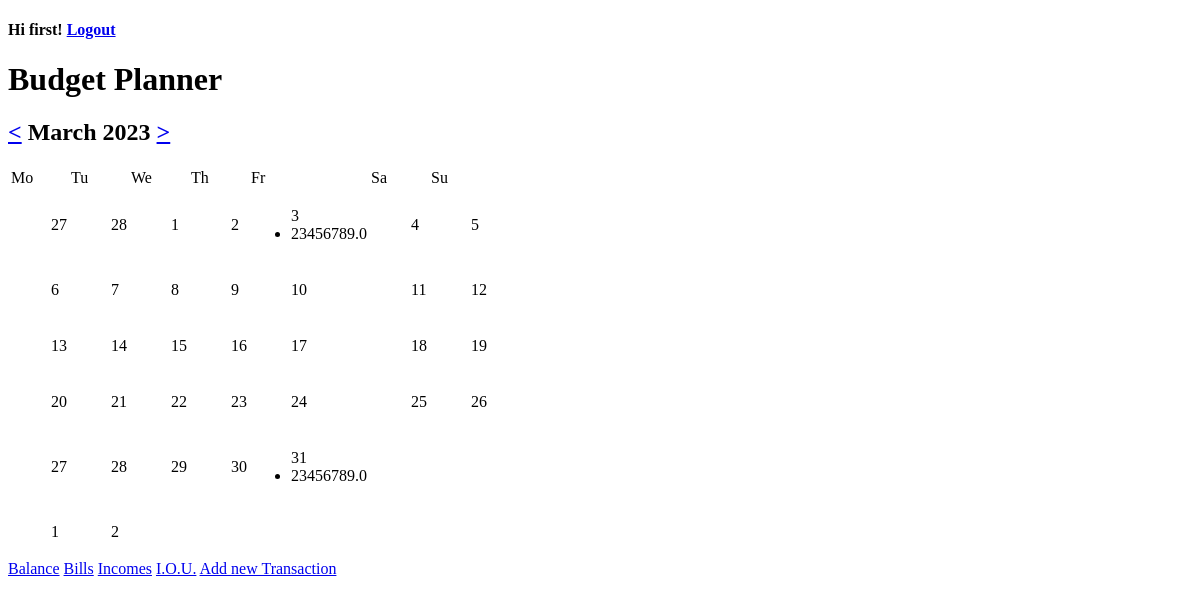
The app's page /welcome (signed in), older data.
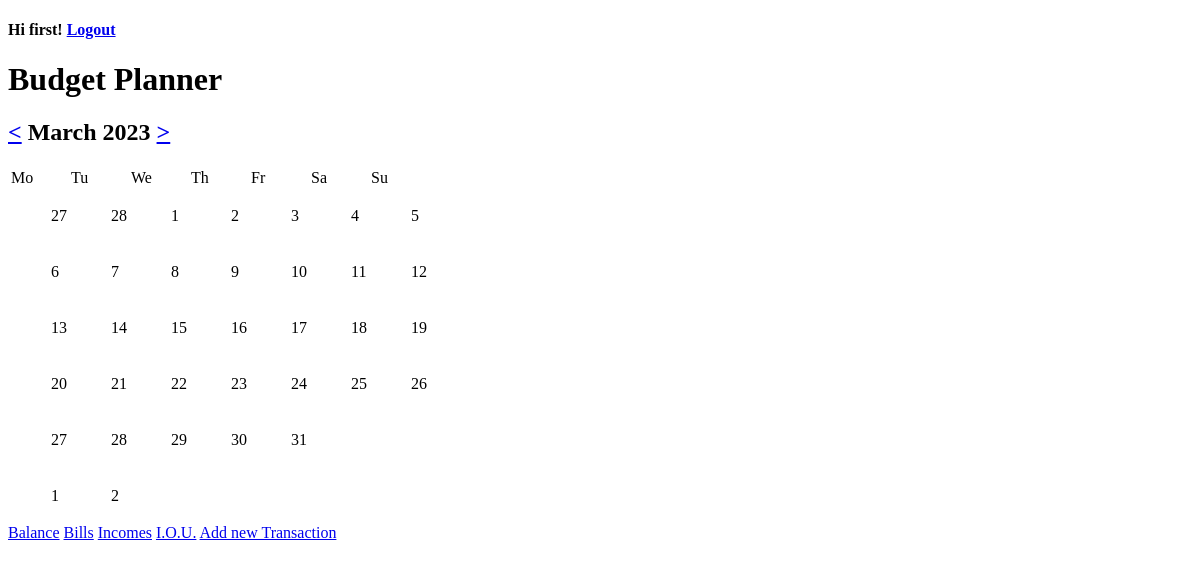
The same page, newer data.
### balance/models.py (models this page shows, shortened)
class Transaction(models.Model):
    user = models.ForeignKey(User, on_delete=models.CASCADE, to_field="id")
    transaction_type = models.CharField(
        max_length=25, choices=types, default="Expense")
    name = models.CharField(max_length=200)
    purpose = models.CharField(max_length=200)
    amount = models.FloatField(max_length=6)
    due_date = models.DateField(default=date.today())
    repeat_pattern = models.CharField(
        max_length=25, choices=repeat_patterns, default="one off"
    )
    website = models.URLField(blank=True, null=True)
    email = models.EmailField(blank=True, null=True)
    telephone = models.CharField(max_length=20, blank=True, null=True)
    end_date = models.DateField(blank=True, null=True)
    date_added = models.DateField(auto_now_add=True, editable=False)
    def day_balance(self, month, year):
        if (
            self.transaction_type == "Loan"
            or self.due_date.month > month
            and self.due_date.year >= year
            or self.due_date.year > year
        ):
            return dict()
        if self.end_date != None:
            if self.end_date.month < month and self.end_date.year <= year:
                return dict()
        if self.repeat_pattern == "one off":
            return self.one_off_day()
        elif self.repeat_pattern == "monthly":
            return self.one_off_day()
        elif self.repeat_pattern == "weekly":
            return self.weekly_day(month, timedelta(weeks=1))
        elif self.repeat_pattern == "every two weeks":
            return self.weekly_day(month, timedelta(weeks=2))
        elif self.repeat_pattern == "every three weeks":
            return self.weekly_day(month, timedelta(weeks=3))
        else:
            return self.weekly_day(month, timedelta(weeks=4))
    def weekly_day(self, month, delta):
        due_date = self.due_date
        dayly_transaction_dict = dict()
        while due_date.month != month:
            due_date += delta
        while due_date.month == month:
            if self.transaction_type == "Expense":
                dayly_transaction_dict[due_date.day] = -self.amount
            else:
                dayly_transaction_dict[due_date.day] = self.amount
            due_date += delta
        return dayly_transaction_dict

### home/views.py (the view, shortened to what this page needs)
# urls.py: path("welcome", WelcomeView.as_view(queryset=Transaction.objects.all(),
class WelcomeView(LoginRequiredMixin, ListView):
    @property
    def show_month(self):
        try:
            month_year = self.kwargs["monthyear"]
            if len(str(month_year)) == 6:
                show_month = int(str(month_year)[:2])
            else:
                show_month = int(str(month_year)[:1])
        except KeyError:
            show_month = int(month_str)
        self._show_month = show_month
        return self._show_month
    @property
    def show_year(self):
        try:
            month_year = self.kwargs["monthyear"]
            self._show_year = int(str(month_year)[-4:])
        except KeyError:
            self._show_year = int(year_str)
        return self._show_year
    @property
    def prev_month_year(self):
        if self._show_month != 1:
            self._prev_month_year = (self._show_month - 1, self._show_year)
        else:
            self._prev_month_year = (12, self._show_year - 1)
        return self._prev_month_year
    @property
    def next_month_year(self):
        if self._show_month != 12:
            self._next_month_year = (self._show_month + 1, self._show_year)
        else:
            self._next_month_year = (1, self._show_year + 1)
        return self._next_month_year
    def dayly_transactions(self):
        dayly_transactions_dict = dict()
        for transaction in Transaction.objects.filter(user=self.request.user.id):
            for key, value in transaction.day_balance(self.show_month, self.show_year).items():
                if key not in dayly_transactions_dict:
                    dayly_transactions_dict[key] = [value]
                else:
                    dayly_transactions_dict[key].append(value)
        transaction_tuples = [
            (i, None)
            if i not in dayly_transactions_dict
            else (i, dayly_transactions_dict.get(i))
            for i in range(1, calendar.monthrange(self.show_year, self.show_month)[1] + 1)
        ]
        return transaction_tuples
    def weeks(self):
        transaction_tuples = self.dayly_transactions()
        prev_month_num_days = calendar.monthrange(
            self.prev_month_year[1], self.prev_month_year[0])[1]
        curr_month_weekday, curr_month_num_days = calendar.monthrange(
            self.show_year, self.show_month)
        last_days = [prev_month_num_days -
                     i for i in range(curr_month_weekday - 1, -1, -1)]
        first_week = [transaction_tuples[i] for i in range(7 - len(last_days))]
        second_week = [
            transaction_tuples[i] for i in range(first_week[-1][0], 14 - len(last_days))
        ]
        third_week = [
            transaction_tuples[i] for i in range(second_week[-1][0], 21 - len(last_days))
        ]
        fourth_week = [
            transaction_tuples[i] for i in range(third_week[-1][0], 28 - len(last_days))
        ]
        weeks = [first_week, second_week, third_week, fourth_week]
        if fourth_week[-1][0] == curr_month_num_days:
            fifth_week = None
            sixth_week = None
        else:
            fifth_week = [
                transaction_tuples[i]
                for i in range(fourth_week[-1][0], len(transaction_tuples))
            ]
            weeks.append(fifth_week)
        if len(fifth_week) < 7:
            first_days = [i for i in range(1, 7) if len(fifth_week) + i <= 7]
            sixth_week = None
        elif fifth_week[-1][0] == curr_month_num_days:
            sixth_week = None
            first_days = None
        else:
            sixth_week = [
                transaction_tuples[i] for i in range(fifth_week[-1][0], 35 - len(last_days))
            ]
            weeks.append(sixth_week)
            first_days = [i for i in range(1, 7) if len(sixth_week) + i <= 7]
        return (last_days, weeks, first_days)
    def get_context_data(self, **kwargs):
        context = super().get_context_data(**kwargs)
        last_days, weeks, first_days = self.weeks()
        context["last_days"] = last_days
        context["weeks"] = weeks
        context["first_days"] = first_days
        show_date = date(year=self.show_year, month=self.show_month, day=1)
        context["month"] = show_date.strftime("%B")
        context["year"] = show_date.year
        prev_month = int(
            str(self.prev_month_year[0]) + str(self.prev_month_year[1]))
        next_month = int(
            str(self.next_month_year[0]) + str(self.next_month_year[1]))
        context["prev_month"] = prev_month
        context["next_month"] = next_month
        return context

### home/templates/home/welcome.html (shortened to what this page needs)
<!DOCTYPE html>
<html lang="en">
<head>
</head>
<body>
    <h4>Hi {{user.username}}! <a href="{% url 'logout' %}">Logout</a></h4>
    <h1>Budget Planner</h1>
    <div class="container">
        <div class="calendar">
            <header>
                <h2>
                <a class="btn-prev fontawesome-angle-left" href="{% url 'welcome' prev_month %}"><</a>
                {{month}} {{year}}
                <a class="btn-next fontawesome-angle-right" href="{% url 'welcome' next_month %}">></a>
                </h2>
            </header>
            <table>
                <thead>
                    <tr>
                        <td class="day">Mo</td>
                        <td class="day">Tu</td>
                        <td class="day">We</td>
                        <td class="day">Th</td>
                        <td class="day">Fr</td>
                        <td class="day">Sa</td>
                        <td class="day">Su</td>
                    </tr>
                </thead>
                <tbody>
                    <tr>
                        {% for i in last_days %}
                            <td class="prev-month"><ul>{{ i }}</ul></td>
                        {% endfor %}
                        {% for week in weeks %}
                        {% for day, due in week %}
                            <td><ul>{{day}}
                            {% if due != None %}
                                {% for i in due %}
                                    {% if i < 0 %}
                                        <li class="bill">{{i}}</li>
                                    {% else %}
                                        <li class="income">{{i}}</li>
                                    {% endif %}
                                {% endfor %}
                            {% endif %}
                            </ul></td>
                        {% endfor %}
                        {% endfor %}
                    </tr>
                        {% for i in first_days %}
                            <td class="next-month"><ul>{{i}}</ul></td>
                        {% endfor %}
                </tbody>
            </table>
        </div>
    </div>
    <nav>
        <a href="{% url 'balance' %}">Balance</a>
        <a href="{% url 'expenses' %}">Bills</a>
        <a href="{% url 'incomes' %}">Incomes</a>
        <a href="{% url 'loans' %}">I.O.U.</a>
        <a href="{% url 'create' %}">Add new Transaction</a>
    </nav>
</body>
</html>

Row changes from the older to the newer data that the page shows:
removed Transaction: due "23456789.0" "23456789.0"
